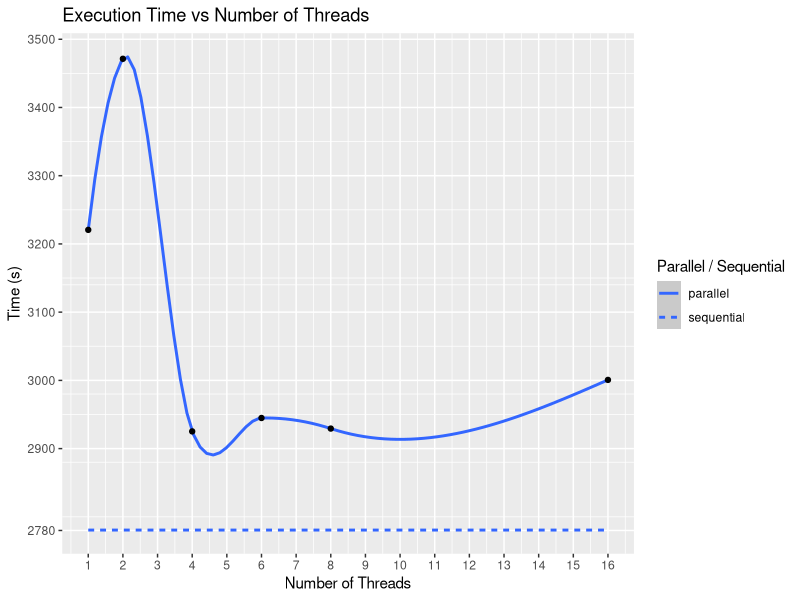
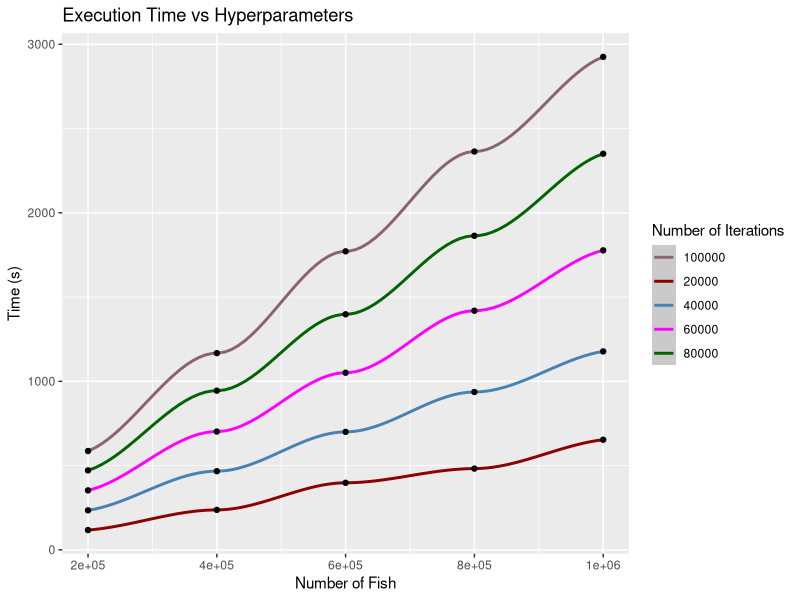
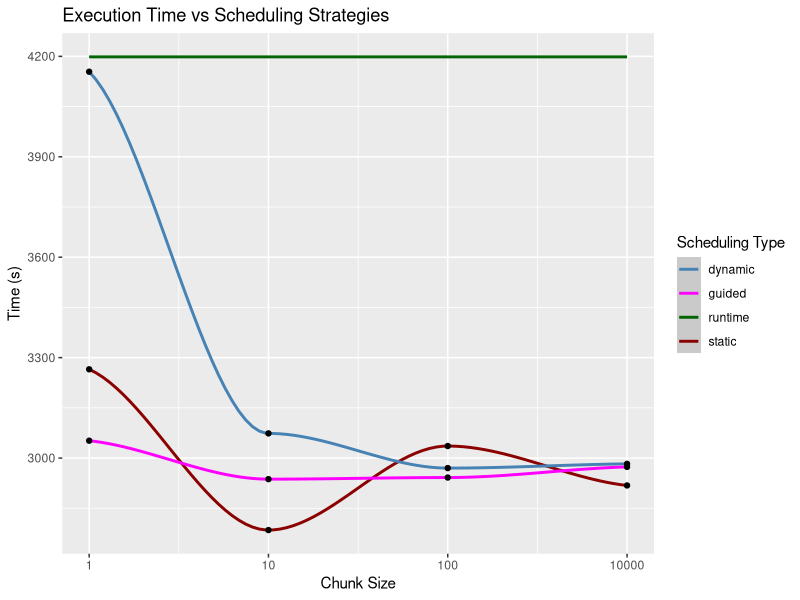
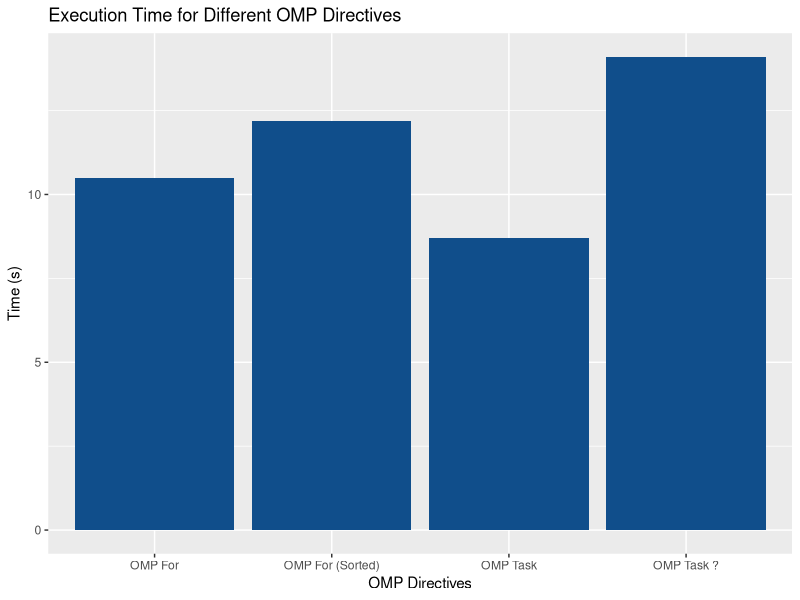

Reproduce these figures in R, in order.
## ---- chunk 1
library(ggplot2)
## ---- chunk 2
ggplot(
    data.frame(
      num_threads = c(1, 2, 4, 6, 8, 16),
      parallel = c(
        3220.587380,
        3471.353496,
        2925.219894,
        2944.861335,
        2929.350958,
        3000.694720),
      sequential = 2780.588561),
    aes(x = num_threads)) +
    ggtitle("Execution Time vs Number of Threads") +
    labs(x = "Number of Threads",
      y = "Time (s)",
      linetype = "Parallel / Sequential") +
    geom_smooth(aes(y = sequential, linetype = "sequential")) +
    geom_smooth(aes(y = parallel, linetype = "parallel")) +
    geom_point(aes(y = parallel)) +
    scale_y_continuous(breaks = c(
      setdiff(seq(2700, 3500, by = 100), 2800),
      2780)) +
    scale_x_continuous(breaks = 1:16)
## ---- chunk 3

ggplot(
  data = data.frame(
    num_fish =  c(200000, 400000, 600000, 800000, 1000000),
    iter_20000 = c(117.350819,237.082449,397.935612,482.203047, 653.402037),
    iter_40000 = c(234.463991,466.925614,700.021926,936.720754,1177.662832),
    iter_60000 = c(353.012268,701.901361,1050.975947,1418.876797,1777.164701),
    iter_80000 = c(471.402103,944.524666,1397.776130,1863.592248,2350.380621),
    iter_100000 = c(586.554482, 1167.285182, 1771.424057,2363.592248, 2925.219894)),
  aes(x = num_fish)) +
  geom_smooth(aes(y = iter_20000, color = "20000")) +
  geom_smooth(aes(y = iter_40000, color = "40000")) +
  geom_smooth(aes(y = iter_60000, color = "60000")) +
  geom_smooth(aes(y = iter_80000, color = "80000")) +
  geom_smooth(aes(y = iter_100000, color = "100000")) +
  geom_point(aes(y = iter_20000)) +
  geom_point(aes(y = iter_40000)) +
  geom_point(aes(y = iter_60000)) +
  geom_point(aes(y = iter_80000)) +
  geom_point(aes(y = iter_100000)) +
  ggtitle("Execution Time vs Hyperparameters") +
  labs(x = "Number of Fish",
    y = "Time (s)",
    color = "Number of Iterations") +
  scale_color_manual(values = c(
    "20000" = "darkred",
    "40000" = "steelblue",
    "60000" = "magenta",
    "80000" = "darkgreen",
    "100000" = "pink4"))
## ---- chunk 4
ggplot(
  data = data.frame(
    chunk_size = c(1, 2, 3, 4),
    static = c(3265.162540, 2784.864581, 3035.950782, 2918.142244),
    dynamic = c(4154.18010, 3073.691588, 2970.014433, 2982.671884),
    guided = c(3051.865076, 2937.002249, 2941.794308, 2973.637886),
    runtime = 4198.46404),
  aes(x = chunk_size)) +
  geom_smooth(aes(y = static, color = "static")) +
  geom_smooth(aes(y = dynamic, color = "dynamic")) +
  geom_smooth(aes(y = guided, color = "guided")) +
  geom_smooth(aes(y = runtime, color = "runtime")) +
  geom_point(aes(y = static)) +
  geom_point(aes(y = dynamic)) +
  geom_point(aes(y = guided)) +
  ggtitle("Execution Time vs Scheduling Strategies") +
  labs(x = "Chunk Size",
    y = "Time (s)",
    color = "Scheduling Type") +
  scale_x_continuous(labels = c(1, 10, 100, 10000)) +
  scale_y_continuous(breaks = seq(2700, 4200, by = 300)) +
  scale_color_manual(values = c(
    "static" = "darkred",
    "dynamic" = "steelblue",
    "guided" = "magenta",
    "runtime" = "darkgreen"))
## ---- chunk 5
ggplot(
  data=
    data.frame(
      OMP_Directive = c("OMP For", "OMP For (Sorted)", "OMP Task", "OMP Task ?"),
      Time = c(10.5, 12.2, 8.7, 14.1)), aes(x = OMP_Directive, y = Time)) +
  geom_bar(stat = "identity", fill = "dodgerblue4") +
  labs(
    title = "Execution Time for Different OMP Directives",
    x = "OMP Directives",
    y = "Time (s)"
  ) 
